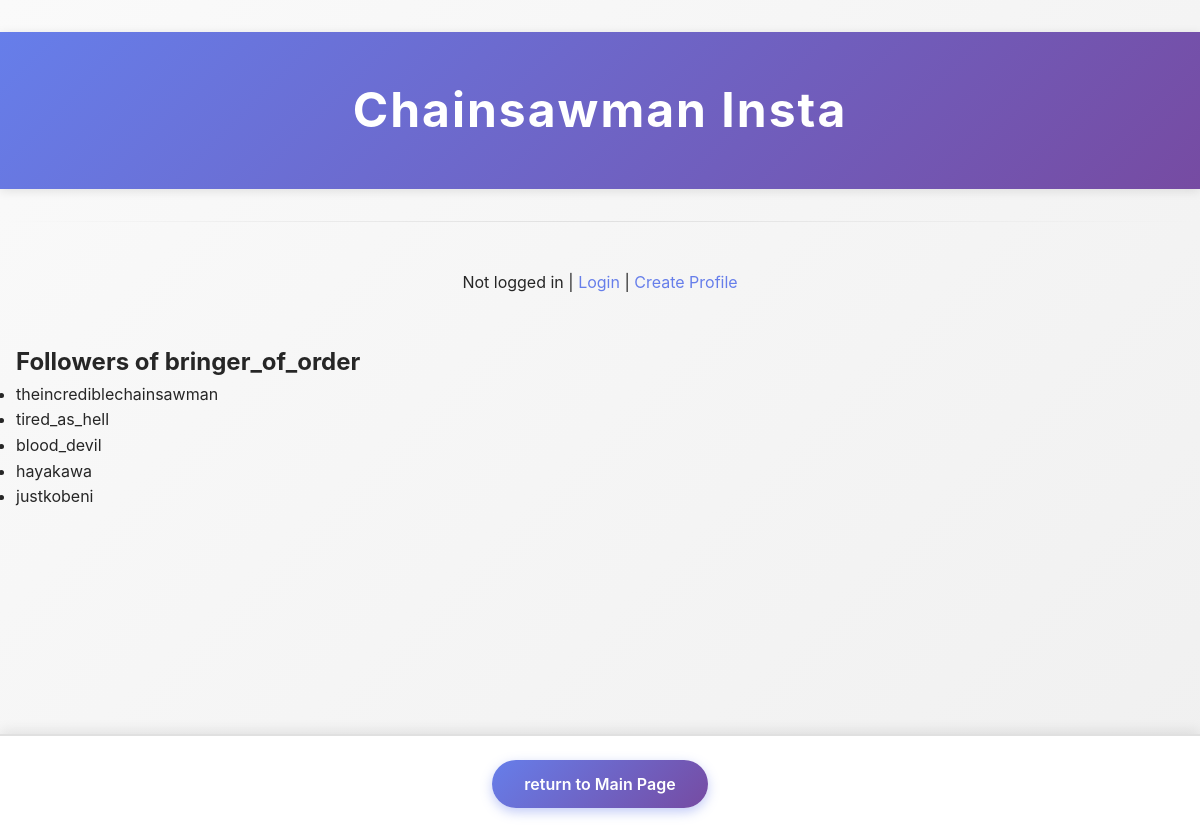
The app's page /mini_insta/profile/2/followers with its own data.
### mini_insta/models.py (models this page shows, shortened)
class Profile(models.Model):
    username = models.TextField(blank=True)
    display_name = models.TextField(blank=True)
    profile_image_url = models.URLField(blank=True)
    bio_text = models.TextField(blank=True)
    join_date = models.DateTimeField(auto_created=True)
    user = models.ForeignKey(User, on_delete=models.CASCADE)
    def get_followers(self):
        followers = Follow.objects.filter(profile=self)
        return [follow.follower_profile for follow in followers]

### mini_insta/views.py (the view)
# urls.py: path('profile/<int:pk>/followers', ShowFollowersDetailView.as_view(), name='show_followers'),
class ShowFollowersDetailView(DetailView):
    model = Profile
    template_name = "mini_insta/show_followers.html"
    context_object_name = 'profile'

### mini_insta/templates/mini_insta/show_followers.html
{% extends 'mini_insta/base.html' %} {% block content%}
<div class="followers-container">
  <h2>Followers of {{ profile.username }}</h2>
  <ul>
    {% for follower in profile.get_followers %}
    <li>{{ follower.username }}</li>
    {% empty %}
    <li>No followers yet.</li>
    {% endfor %}
  </ul>
</div>
{% endblock %}

### static/styles-insta.css (style rules this page uses)
* { margin: 0; padding: 0; box-sizing: border-box; }
:root { --footer-height: 88px; }
body { font-family: -apple-system, BlinkMacSystemFont, 'Segoe UI', Roboto, 'Helvetica Neue', sans-serif; background: linear-gradient(135deg, #fafafa 0%, #f0f0f0 100%); color: #262626; line-height: 1.6; min-height: 100vh; padding-bottom: calc(var(--footer-height) + 16px); }
body > div { max-width: 1200px; margin: 0 auto; padding: 1rem; }

### records on screen
Profile: username "bringer_of_order"
Profile: username "theincrediblechainsawman"
Profile: username "tired_as_hell"
Profile: username "blood_devil"
Profile: username "hayakawa"
Profile: username "justkobeni"
